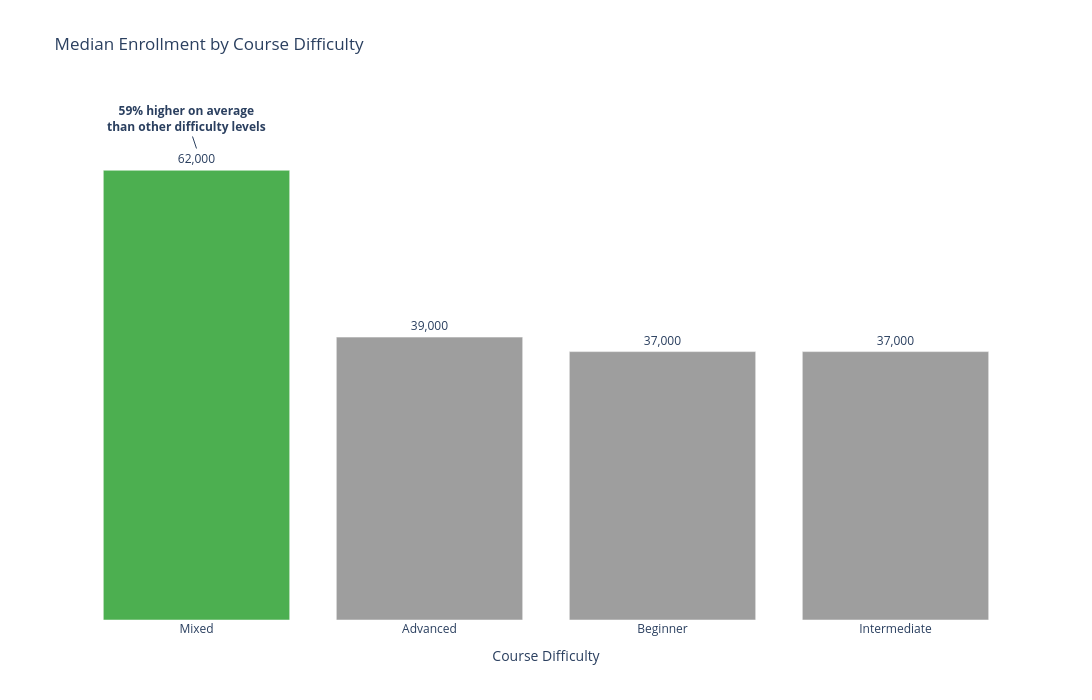

Write notebook code for a chart like this one.
### Markdown cell above
## 3. How does course difficulty correlate with median enrollment numbers?

### Code cell
difficulty = (
    df.groupby("course_difficulty", as_index=False)["course_students_enrolled"]
    .median()
    .sort_values("course_students_enrolled", ascending=False)
)

med_enroll_diff = px.bar(
    difficulty,
    x="course_difficulty",
    y="course_students_enrolled",
    color="course_difficulty",
    color_discrete_sequence=["#4CAF50", "#9E9E9E", "#9E9E9E", "#9E9E9E"],
    title="Median Enrollment by Course Difficulty",
    text="course_students_enrolled",
    labels={
        "course_students_enrolled": "Students Enrolled:",
    },
    height=700,
    width=1200,
)

med_enroll_diff.update_layout(
    xaxis_title="Course Difficulty",
    yaxis=dict(visible=False),
    showlegend=False,
    template="plotly_white",
)

med_enroll_diff.add_annotation(
    text="<b>59% higher on average<br>than other difficulty levels</b>",
    x="Mixed",
    y=65000,
    showarrow=True,
)

med_enroll_diff.update_traces(texttemplate="%{text:,}", textposition="outside")

med_enroll_diff.show()

### Figure 1 — Plotly figure (JSON) as saved in the notebook; plotly's stock layout.template omitted (floating-point values rounded to 4 significant figures)
{"data": [{"hovertemplate": "course_difficulty=%{x}<br>Students Enrolled:=%{text}<extra></extra>", "legendgroup": "Mixed", "marker": {"color": "#4CAF50", "pattern": {"shape": ""}}, "name": "Mixed", "orientation": "v", "showlegend": true, "text": [62000.0], "textposition": "outside", "texttemplate": "%{text:,}", "type": "bar", "x": ["Mixed"], "xaxis": "x", "y": [62000.0], "yaxis": "y"}, {"hovertemplate": "course_difficulty=%{x}<br>Students Enrolled:=%{text}<extra></extra>", "legendgroup": "Advanced", "marker": {"color": "#9E9E9E", "pattern": {"shape": ""}}, "name": "Advanced", "orientation": "v", "showlegend": true, "text": [39000.0], "textposition": "outside", "texttemplate": "%{text:,}", "type": "bar", "x": ["Advanced"], "xaxis": "x", "y": [39000.0], "yaxis": "y"}, {"hovertemplate": "course_difficulty=%{x}<br>Students Enrolled:=%{text}<extra></extra>", "legendgroup": "Beginner", "marker": {"color": "#9E9E9E", "pattern": {"shape": ""}}, "name": "Beginner", "orientation": "v", "showlegend": true, "text": [37000.0], "textposition": "outside", "texttemplate": "%{text:,}", "type": "bar", "x": ["Beginner"], "xaxis": "x", "y": [37000.0], "yaxis": "y"}, {"hovertemplate": "course_difficulty=%{x}<br>Students Enrolled:=%{text}<extra></extra>", "legendgroup": "Intermediate", "marker": {"color": "#9E9E9E", "pattern": {"shape": ""}}, "name": "Intermediate", "orientation": "v", "showlegend": true, "text": [37000.0], "textposition": "outside", "texttemplate": "%{text:,}", "type": "bar", "x": ["Intermediate"], "xaxis": "x", "y": [37000.0], "yaxis": "y"}], "layout": {"annotations": [{"showarrow": true, "text": "<b>59% higher on average<br>than other difficulty levels</b>", "x": "Mixed", "y": 65000}], "barmode": "relative", "height": 700, "legend": {"title": {"text": "course_difficulty"}, "tracegroupgap": 0}, "showlegend": false, "title": {"text": "Median Enrollment by Course Difficulty"}, "width": 1200, "xaxis": {"anchor": "y", "autorange": true, "categoryarray": ["Mixed", "Advanced", "Beginner", "Intermediate"], "categoryorder": "array", "domain": [0, 1], "range": [-0.5, 3.5], "title": {"text": "Course Difficulty"}, "type": "category"}, "yaxis": {"anchor": "x", "autorange": true, "domain": [0, 1], "range": [0, 71460.0], "title": {"text": "Students Enrolled:"}, "type": "linear", "visible": false}}}
